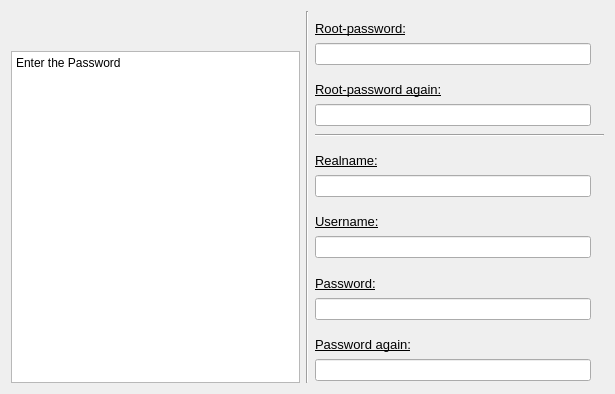
      <widget class="QWidget" name="password" >
       <property name="geometry" >
        <rect>
         <x>2</x>
         <y>2</y>
         <width>615</width>
         <height>394</height>
        </rect>
       </property>
       <layout class="QGridLayout" >
        <item rowspan="13" row="0" column="0" >
         <layout class="QGridLayout" >
          <item row="0" column="0" >
           <widget class="QLabel" name="label_7" >
            <property name="sizePolicy" >
             <sizepolicy vsizetype="Preferred" hsizetype="Expanding" >
              <horstretch>0</horstretch>
              <verstretch>0</verstretch>
             </sizepolicy>
            </property>
            <property name="text" >
             <string/>
            </property>
            <property name="pixmap" >
             <pixmap resource="res.qrc" >:/pixmaps/pixmaps/install-gui-title.png</pixmap>
            </property>
            <property name="buddy" >
             <cstring>label</cstring>
            </property>
           </widget>
          </item>
          <item row="1" column="0" >
           <spacer>
            <property name="orientation" >
             <enum>Qt::Vertical</enum>
            </property>
            <property name="sizeType" >
             <enum>QSizePolicy::Preferred</enum>
            </property>
            <property name="sizeHint" stdset="0" >
             <size>
              <width>20</width>
              <height>20</height>
             </size>
            </property>
           </spacer>
          </item>
          <item row="2" column="0" >
           <widget class="QTextBrowser" name="textBrowser_password" >
            <property name="sizePolicy" >
             <sizepolicy vsizetype="Expanding" hsizetype="Expanding" >
              <horstretch>0</horstretch>
              <verstretch>0</verstretch>
             </sizepolicy>
            </property>
            <property name="html" >
             <string>&lt;!DOCTYPE HTML PUBLIC "-//W3C//DTD HTML 4.0//EN" "http://www.w3.org/TR/REC-html40/strict.dtd">
&lt;html>&lt;head>&lt;meta name="qrichtext" content="1" />&lt;style type="text/css">
p, li { white-space: pre-wrap; }
&lt;/style>&lt;/head>&lt;body style=" font-family:'Sans Serif'; font-size:9pt; font-weight:400; font-style:normal;">
&lt;p style=" margin-top:0px; margin-bottom:0px; margin-left:0px; margin-right:0px; -qt-block-indent:0; text-indent:0px;">Enter the Password&lt;/p>&lt;/body>&lt;/html></string>
            </property>
           </widget>
          </item>
         </layout>
        </item>
        <item rowspan="13" row="0" column="1" >
         <widget class="Line" name="line_6" >
          <property name="orientation" >
           <enum>Qt::Vertical</enum>
          </property>
         </widget>
        </item>
        <item row="0" column="2" >
         <widget class="QLabel" name="label_13" >
          <property name="font" >
           <font>
            <pointsize>10</pointsize>
            <underline>true</underline>
           </font>
          </property>
          <property name="text" >
           <string>Root-password:</string>
          </property>
          <property name="alignment" >
           <set>Qt::AlignBottom|Qt::AlignLeading|Qt::AlignLeft</set>
          </property>
         </widget>
        </item>
        <item row="1" column="2" >
         <layout class="QHBoxLayout" >
          <item>
           <widget class="QLineEdit" name="lineEdit_rootpw" >
            <property name="minimumSize" >
             <size>
              <width>160</width>
              <height>0</height>
             </size>
            </property>
           </widget>
          </item>
          <item>
           <widget class="QLabel" name="label_rootpw_icon" >
            <property name="text" >
             <string/>
            </property>
            <property name="pixmap" >
             <pixmap resource="res.qrc" >:/pixmaps/pixmaps/no.png</pixmap>
            </property>
           </widget>
          </item>
         </layout>
        </item>
        <item row="2" column="2" >
         <widget class="QLabel" name="label_14" >
          <property name="font" >
           <font>
            <pointsize>10</pointsize>
            <underline>true</underline>
           </font>
          </property>
          <property name="text" >
           <string>Root-password again:</string>
          </property>
          <property name="alignment" >
           <set>Qt::AlignBottom|Qt::AlignLeading|Qt::AlignLeft</set>
          </property>
         </widget>
        </item>
        <item row="3" column="2" >
         <layout class="QHBoxLayout" >
          <item>
           <widget class="QLineEdit" name="lineEdit_rootpw_again" >
            <property name="minimumSize" >
             <size>
              <width>160</width>
              <height>0</height>
             </size>
            </property>
           </widget>
          </item>
          <item>
           <widget class="QLabel" name="label_rootpw_again_icon" >
            <property name="text" >
             <string/>
            </property>
            <property name="pixmap" >
             <pixmap resource="res.qrc" >:/pixmaps/pixmaps/no.png</pixmap>
            </property>
           </widget>
          </item>
         </layout>
        </item>
        <item row="4" column="2" >
         <widget class="Line" name="line_2" >
          <property name="orientation" >
           <enum>Qt::Horizontal</enum>
          </property>
         </widget>
        </item>
        <item row="5" column="2" >
         <widget class="QLabel" name="label_15" >
          <property name="font" >
           <font>
            <pointsize>10</pointsize>
            <underline>true</underline>
           </font>
          </property>
          <property name="text" >
           <string>Realname:</string>
          </property>
          <property name="alignment" >
           <set>Qt::AlignBottom|Qt::AlignLeading|Qt::AlignLeft</set>
          </property>
         </widget>
        </item>
        <item row="6" column="2" >
         <layout class="QHBoxLayout" >
          <item>
           <widget class="QLineEdit" name="lineEdit_realname" >
            <property name="minimumSize" >
             <size>
              <width>160</width>
              <height>0</height>
             </size>
            </property>
           </widget>
          </item>
          <item>
           <widget class="QLabel" name="label_realname_icon" >
            <property name="text" >
             <string/>
            </property>
            <property name="pixmap" >
             <pixmap resource="res.qrc" >:/pixmaps/pixmaps/no.png</pixmap>
            </property>
           </widget>
          </item>
         </layout>
        </item>
        <item row="7" column="2" >
         <widget class="QLabel" name="label_16" >
          <property name="font" >
           <font>
            <pointsize>10</pointsize>
            <underline>true</underline>
           </font>
          </property>
          <property name="text" >
           <string>Username:</string>
          </property>
          <property name="alignment" >
           <set>Qt::AlignBottom|Qt::AlignLeading|Qt::AlignLeft</set>
          </property>
         </widget>
        </item>
        <item row="8" column="2" >
         <layout class="QHBoxLayout" >
          <item>
           <widget class="QLineEdit" name="lineEdit_username" >
            <property name="minimumSize" >
             <size>
              <width>160</width>
              <height>0</height>
             </size>
            </property>
           </widget>
          </item>
          <item>
           <widget class="QLabel" name="label_username_icon" >
            <property name="text" >
             <string/>
            </property>
            <property name="pixmap" >
             <pixmap resource="res.qrc" >:/pixmaps/pixmaps/no.png</pixmap>
            </property>
           </widget>
          </item>
         </layout>
        </item>
        <item row="9" column="2" >
         <widget class="QLabel" name="label_17" >
          <property name="font" >
           <font>
            <pointsize>10</pointsize>
            <underline>true</underline>
           </font>
          </property>
          <property name="text" >
           <string>Password:</string>
          </property>
          <property name="alignment" >
           <set>Qt::AlignBottom|Qt::AlignLeading|Qt::AlignLeft</set>
          </property>
         </widget>
        </item>
        <item row="10" column="2" >
         <layout class="QHBoxLayout" >
          <item>
           <widget class="QLineEdit" name="lineEdit_pw" >
            <property name="minimumSize" >
             <size>
              <width>160</width>
              <height>0</height>
             </size>
            </property>
           </widget>
          </item>
          <item>
           <widget class="QLabel" name="label_pw_icon" >
            <property name="text" >
             <string/>
            </property>
            <property name="pixmap" >
             <pixmap resource="res.qrc" >:/pixmaps/pixmaps/no.png</pixmap>
            </property>
           </widget>
          </item>
         </layout>
        </item>
        <item row="11" column="2" >
         <widget class="QLabel" name="label_18" >
          <property name="font" >
           <font>
            <pointsize>10</pointsize>
            <underline>true</underline>
           </font>
          </property>
          <property name="text" >
           <string>Password again:</string>
          </property>
          <property name="alignment" >
           <set>Qt::AlignBottom|Qt::AlignLeading|Qt::AlignLeft</set>
          </property>
         </widget>
        </item>
        <item row="12" column="2" >
         <layout class="QHBoxLayout" >
          <item>
           <widget class="QLineEdit" name="lineEdit_pw_again" >
            <property name="minimumSize" >
             <size>
              <width>160</width>
              <height>0</height>
             </size>
            </property>
           </widget>
          </item>
          <item>
           <widget class="QLabel" name="label_pw_again_icon" >
            <property name="text" >
             <string/>
            </property>
            <property name="pixmap" >
             <pixmap resource="res.qrc" >:/pixmaps/pixmaps/no.png</pixmap>
            </property>
           </widget>
          </item>
         </layout>
        </item>
       </layout>
      </widget>
